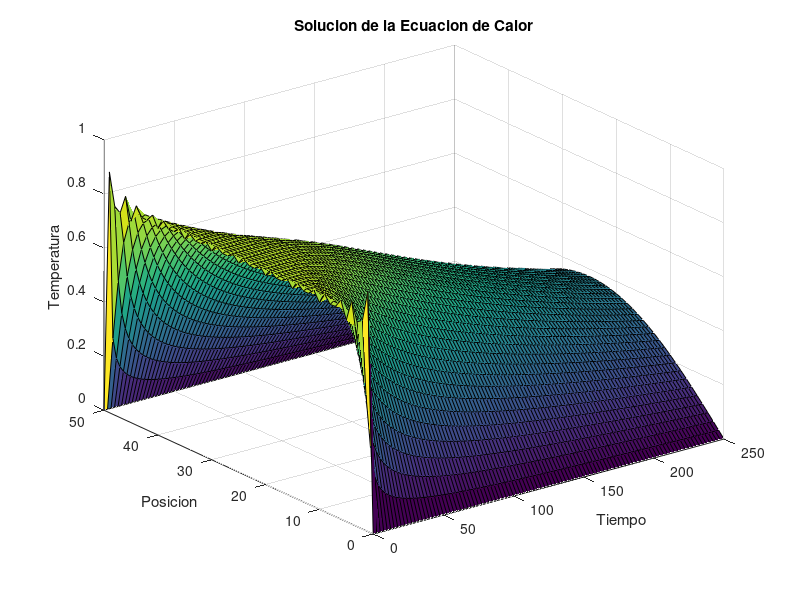

Source code (MATLAB):
x = linspace(0,50,50); t = linspace(0,250,100); [X,T]= meshgrid(x,t);

[X,T]= meshgrid(0:1:50,0:2.5:250);

u=0;
for n=1:20
    u = u + exp(-(2.*n-1).^2.*pi.^2.*T./2500).*sin((2.*n-1).*pi.*X./50)./(2.*n-1);
end

surf(T,X,u)
xlabel('Tiempo')
ylabel('Posicion')
zlabel('Temperatura')
title('Solucion de la Ecuacion de Calor')